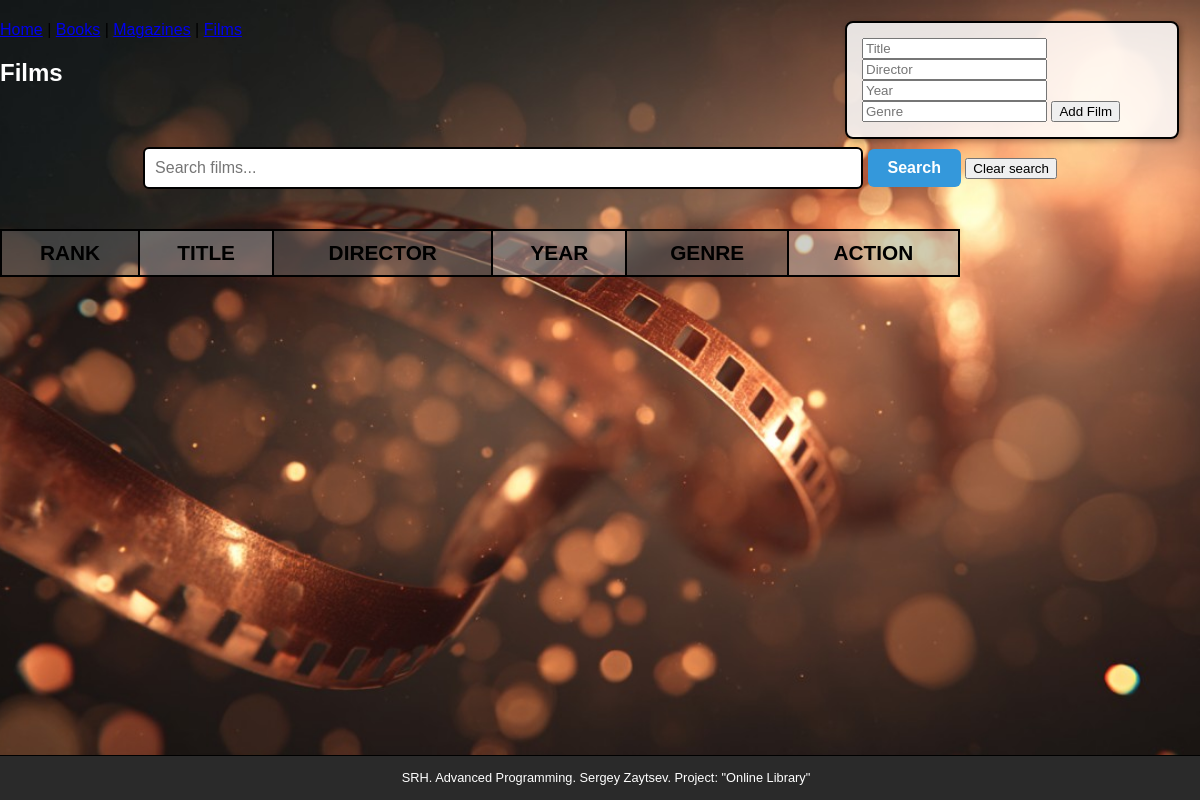
The app's page /films, older data.
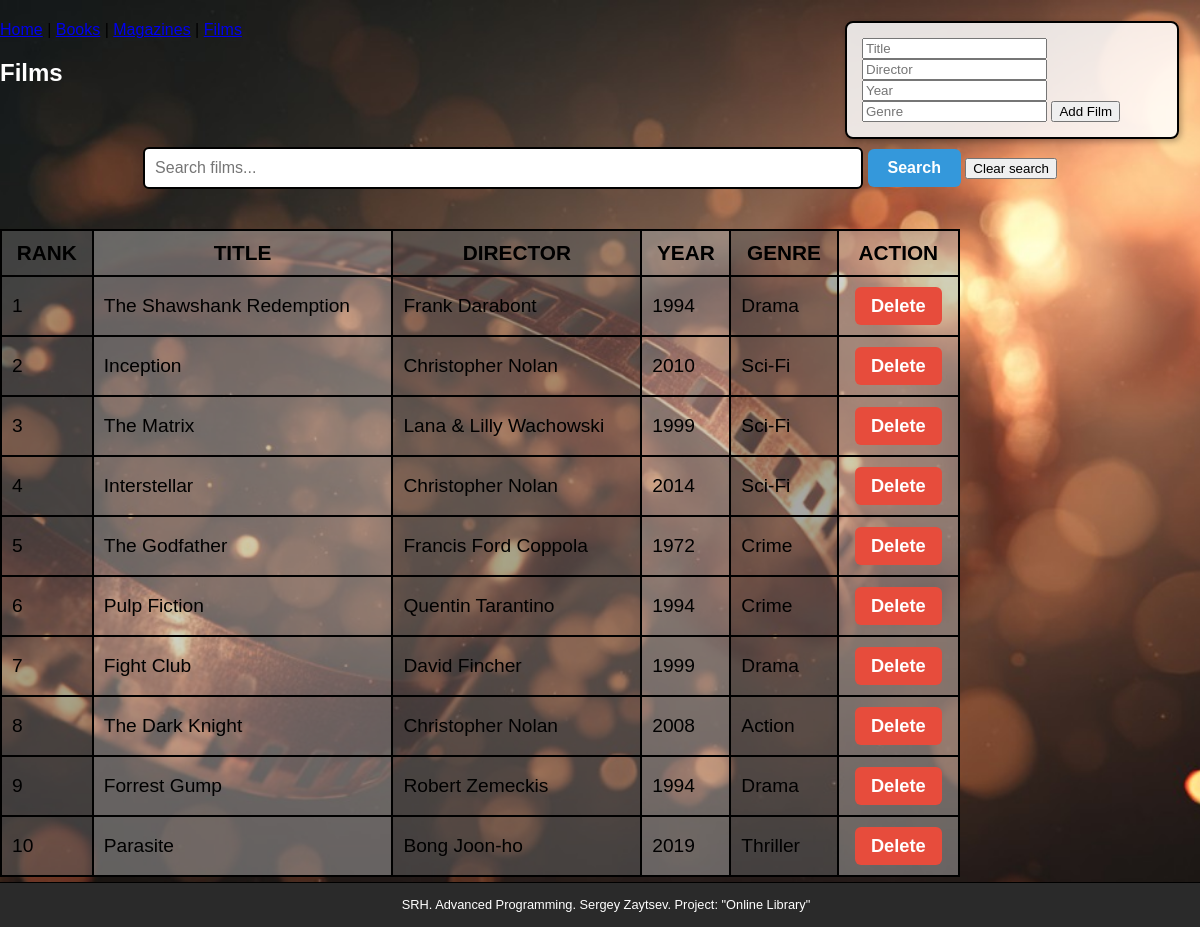
The same page, newer data.
### backend.py (models this page shows)
class Film(db.Model):
    id = db.Column(db.Integer, primary_key=True)
    title = db.Column(db.String(150), nullable=False)
    director = db.Column(db.String(100), nullable=False)
    year = db.Column(db.Integer, nullable=False)
    genre = db.Column(db.String(100))
    rank = db.Column(db.Integer, nullable=True)

### backend.py (the view, shortened to what this page needs)
@library.route('/films', methods=['GET', 'POST'])
def films():
    search_q = request.args.get('search', '').strip()
    query = Film.query
    if search_q:
        query = query.filter(
            (Film.title.ilike(f"%{search_q}%")) |
            (Film.director.ilike(f"%{search_q}%")) |
            (Film.year.like(search_q))
        )
    films = query.order_by(Film.rank).all()
    matched_ranks = [b.rank for b in films]
    if matched_ranks:
        message = f" Films with rank : {', '.join(map(str, matched_ranks))}"
    else:
        message = ("Nothing found")
    return render_template(
        'index.html',
        mode="films",
        items=films,
        message=message,
        search_mode=bool(search_q))

### templates/index.html (shortened to what this page needs)
{% extends "master.html" %}
{% block body %}
  {% if mode not in ["books", "magazines", "films", "search"] %}
    <h1 class="home-title"> Welcome to <span>Online Library</span></h1>
  {% elif mode in ["books", "magazines", "films"] %}
    <h2>{{ mode|capitalize }}</h2>
  {% elif mode == "search" %}
    <h2>Search results for "{{ query }}"</h2>
  {% endif %}
  {% if mode == "films" %}
    <form method="GET" action="{{ request.path }}" class="search-form">
      <input type="text" name="search" placeholder="Search films..." value="{{ request.args.get('search', '') }}">
      <button type="submit" class="search-btn">Search</button>
      <button type="button" onclick="window.location.href='{{ request.path }}'">Clear search</button>
    </form>
    <table>
      <tr><th>Rank</th><th>Title</th><th>Director</th><th>Year</th><th>Genre</th><th>Action</th></tr>
      {% for film in items %}
        <tr>
          <td>{{ film.rank }}</td>
          <td>{{ film.title }}</td>
          <td>{{ film.director }}</td>
          <td>{{ film.year }}</td>
          <td>{{ film.genre }}</td>
          <td>
            <form action="/delete_film/{{ film.id }}" method="GET" style="display:inline;">
              <button type="submit" class="delete-btn" onclick="return confirm('Are you sure you want to delete this film?')">Delete</button>
            </form>
          </td>
        </tr>
      {% endfor %}
    </table>
    <form action="/films" method="POST" class="add-form">
      <input name="title" placeholder="Title" required>
      <input name="director" placeholder="Director" required>
      <input type="number" name="year" placeholder="Year" required>
      <input name="genre" placeholder="Genre" required>
      <button type="submit">Add Film</button>
    </form>
  {% endif %}
{% endblock %}

Row changes from the older to the newer data that the page shows:
added Film: rank "1", title "The Shawshank Redemption", director "Frank Darabont", year "1994", genre "Drama"
added Film: rank "2", title "Inception", director "Christopher Nolan", year "2010", genre "Sci-Fi"
added Film: rank "3", title "The Matrix", director "Lana & Lilly Wachowski", year "1999", genre "Sci-Fi"
added Film: rank "4", title "Interstellar", director "Christopher Nolan", year "2014", genre "Sci-Fi"
added Film: rank "5", title "The Godfather", director "Francis Ford Coppola", year "1972", genre "Crime"
added Film: rank "6", title "Pulp Fiction", director "Quentin Tarantino", year "1994", genre "Crime"
added Film: rank "7", title "Fight Club", director "David Fincher", year "1999", genre "Drama"
added Film: rank "8", title "The Dark Knight", director "Christopher Nolan", year "2008", genre "Action"
added Film: rank "9", title "Forrest Gump", director "Robert Zemeckis", year "1994", genre "Drama"
added Film: rank "10", title "Parasite", director "Bong Joon-ho", year "2019", genre "Thriller"
